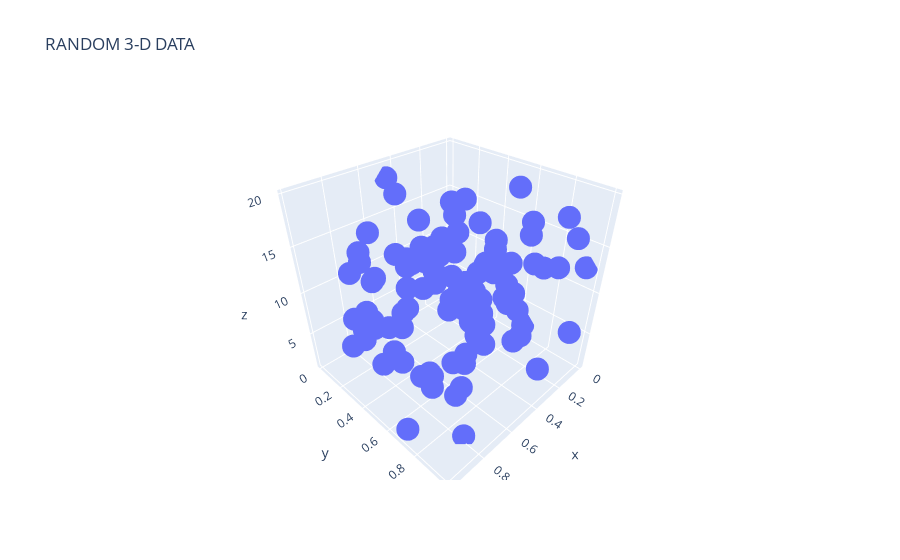

Notebook code for this chart:
### Code cell
x=np.random.rand(100)
y=np.random.rand(100)
z=np.random.uniform(1,20,100)
px.scatter_3d(x=x,y=y,z=z,title='RANDOM 3-D DATA')
